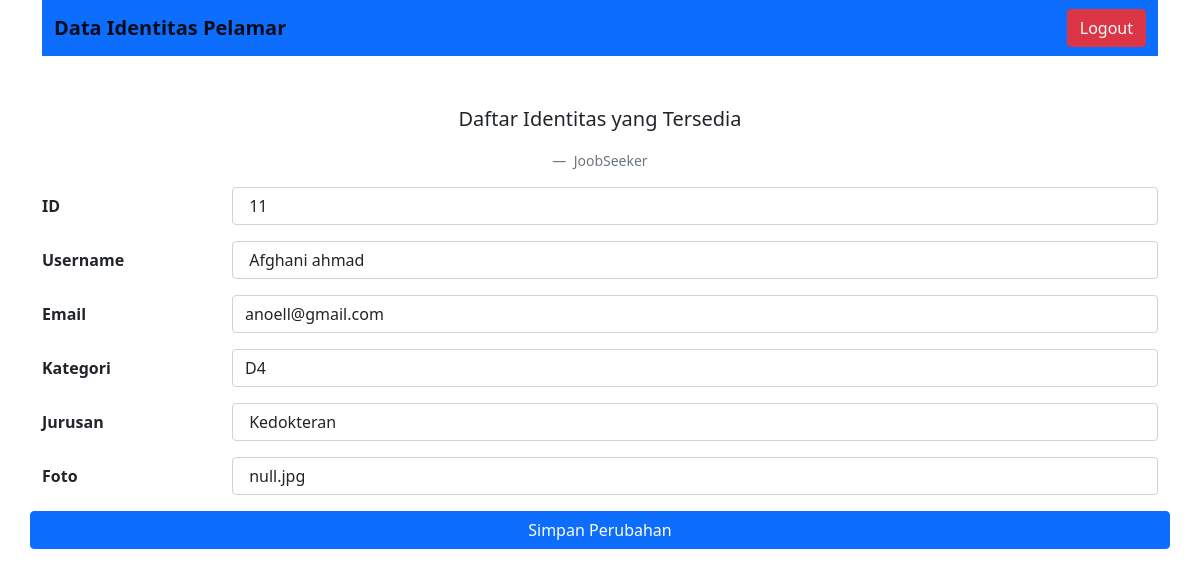
/edit.php?id=11, run on the app's committed database.
### tables this page shows
CREATE TABLE `tb_rekrut` (
  `id` int(11) NOT NULL,
  `username` varchar(50) NOT NULL,
  `email` varchar(50) NOT NULL,
  `kategori` varchar(50) NOT NULL,
  `jurusan` varchar(50) NOT NULL,
  `foto` varchar(50) NOT NULL
);

### edit.php (the view, shortened to what this page needs)
<?php
    include "koneksi.php";
    $id = $_GET['id'];
    $query = "SELECT * FROM tb_rekrut where id=$id";
    $sql = mysqli_query($koneksi, $query);
    $data = mysqli_fetch_array($sql);
    $id=$data['id'];
    $username=$data['username'];
    $email=$data['email'];
    $kategori=$data['kategori'];
    $jurusan=$data['jurusan'];
    $foto=$data['foto'];
?>
<!doctype html>
<html lang="en">
  <head>
    <link href="https://cdn.jsdelivr.net/npm/bootstrap@5.1.3/dist/css/bootstrap.min.css" rel="stylesheet">
  </head>
  <body>
        <div class="container">
            <nav class="navbar navbar-light bg-primary">
                <div class="container-fluid">
                    <a class="navbar-brand"><b>Data Identitas Pelamar</b></a>
                    <form class="d-flex">
                        <a href="logout.php"><button class="btn btn-outline btn-danger ms-2" type="button">Logout</button></a>
                    </form>
                </div>
            </nav>
            <figure class="text-center mt-5">
                <blockquote class="blockquote">
                    <p>Daftar Identitas yang Tersedia</p>
                </blockquote>
                <figcaption class="blockquote-footer mt-3">
                    JoobSeeker <cite title="Source Title"></cite>
                </figcaption>
            </figure>
            <form action="update.php" method="post">
                <div class="mb-3 row">
                    <label for="id" class="col-sm-2 col-form-label"><b>ID</b></label>
                    <div class="col-sm-10">
                    <input type="text" class="form-control" id="id" name="id" value=" <?php echo $id; ?>">
                    </div>
                </div>
                <div class="mb-3 row">
                    <label for="username" class="col-sm-2 col-form-label"><b>Username</b></label>
                    <div class="col-sm-10">
                    <input type="text" class="form-control" id="username"  name="username" value=" <?php echo $username; ?>">
                    </div>
                </div>
                <div class="mb-3 row">
                    <label for="email" class="col-sm-2 col-form-label"><b>Email</b></label>
                    <div class="col-sm-10">
                    <input type="email" class="form-control" id="email" name="email" value=" <?php echo $email; ?>">
                    </div>
                </div>
                <div class="mb-3 row">
                    <label for="kategori" class="col-sm-2 col-form-label"><b>Kategori</b></label>
                    <div class="col-sm-10">
                        <select name="kategori" id="kategori" class="form-control" name="kategori">">
                            <option value="D4"<?php if($kategori == "D4") echo "selected";?>>D4</option>
                        </select>
                    </div>
                </div>
                <div class="mb-3 row">
                    <label for="jurusan" class="col-sm-2 col-form-label"><b>Jurusan</b></label>
                    <div class="col-sm-10">
                    <input type="text" class="form-control" id="jurusan" name="jurusan" value=" <?php echo $jurusan; ?>">
                    </div>
                </div>
                <div class="mb-3 row">
                    <label for="foto" class="col-sm-2  col-form-label"><b>Foto</b></label>
                    <div class="col-sm-10">
                    <input type="text" class="form-control" id="foto" name="foto" value=" <?php echo $foto; ?>">
                    </div>
                </div>
                <div class="mb-5 row">
                    <button type="submit" class="btn btn-primary" name="btn">Simpan Perubahan</button>
                </div>
            </form>
        </div>
  </body>
</html>

### data on the page
tb_rekrut: id "11", username "Afghani ahmad", email "anoell@gmail.com", kategori "D4", jurusan "Kedokteran", foto "null.jpg"
